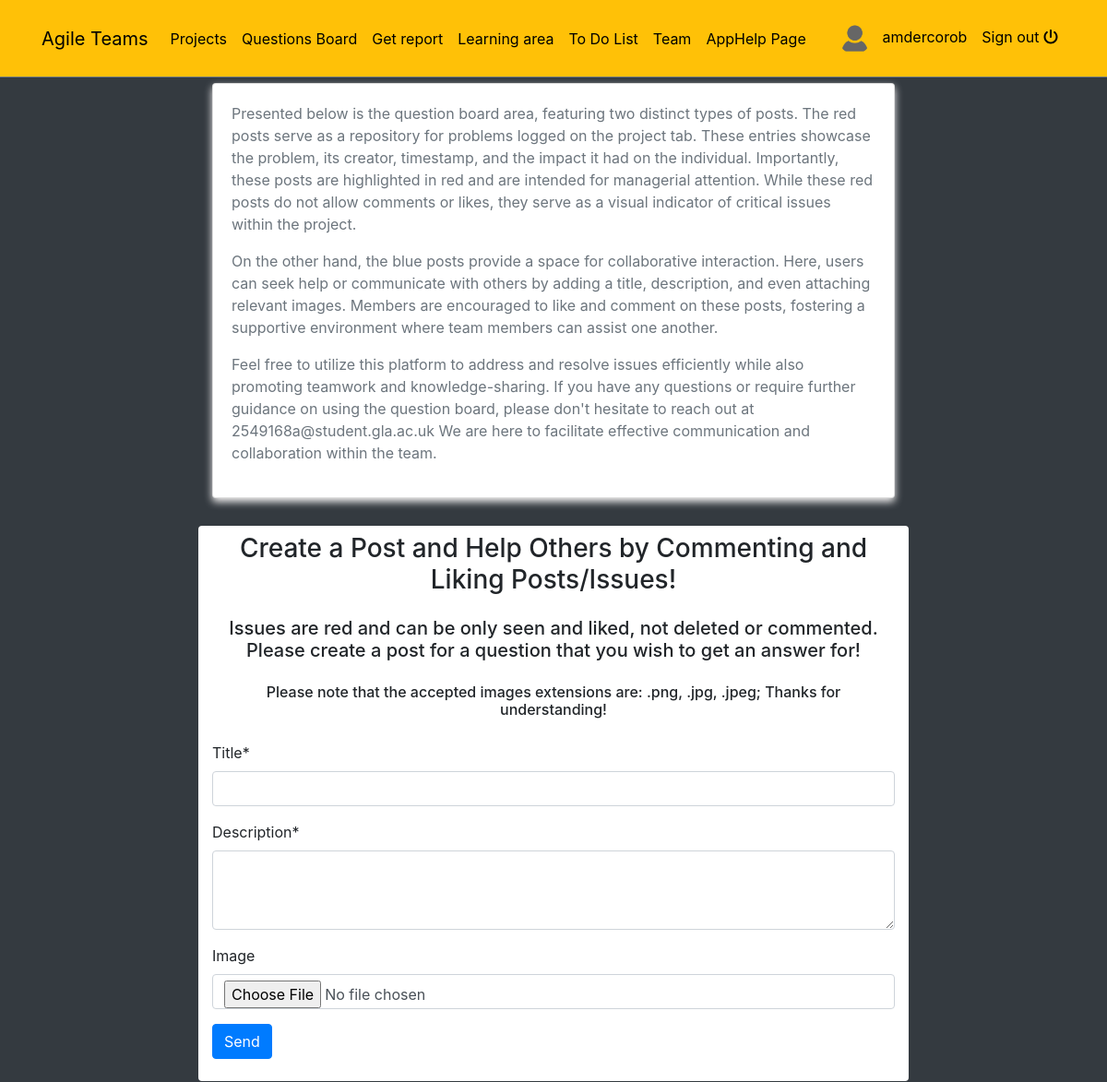
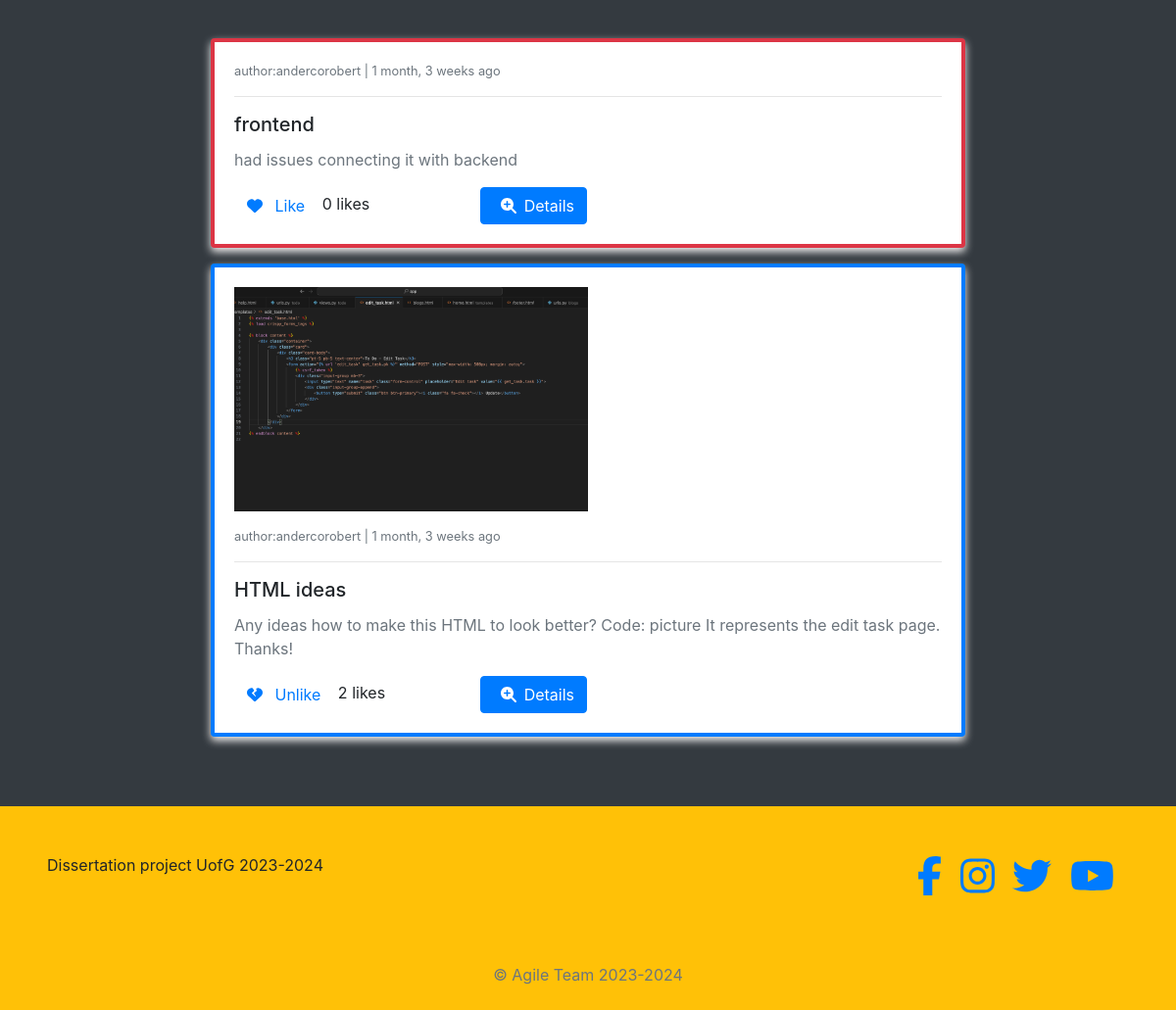
Page /posts/ (signed in) on the committed database (2 pictures, top to bottom).
### posts/models.py (models this page shows, shortened)
class Post(models.Model):
    author = models.ForeignKey(Profile, on_delete=models.CASCADE)
    liked = models.ManyToManyField(Profile, related_name="liked", blank=True)
    updated = models.DateTimeField(auto_now=True)
    created = models.DateTimeField(auto_now_add=True)

class ProblemPost(Post):
    report = models.ForeignKey(Report, on_delete=models.CASCADE)
    problem_reported = models.ForeignKey(ProblemReported, on_delete=models.CASCADE)
    objects = PostManager()
    def get_absolute_url(self):
        return reverse("posts:pp-detail", kwargs={"pk1": self.pk, 'pk': self.problem_reported.id})

class Post(models.Model):
    author = models.ForeignKey(Profile, on_delete=models.CASCADE)
    liked = models.ManyToManyField(Profile, related_name="liked", blank=True)
    updated = models.DateTimeField(auto_now=True)
    created = models.DateTimeField(auto_now_add=True)

class GeneralPost(Post):
    title = models.CharField(max_length=200)
    description = models.CharField(max_length=300)
    image = models.ImageField(upload_to=get_upload_path, blank=True, validators=[FileExtensionValidator(['png','jpg', 'jpeg'])])
    def get_absolute_url(self):
        return reverse("posts:gp-detail", kwargs={"pk": self.pk})

### reports/models.py (models this page shows, shortened)
class ProblemReported(models.Model):
    category = models.ForeignKey(Category, on_delete=models.CASCADE)
    description = models.TextField()
    problem_id = models.CharField(max_length=12, unique=True, blank=True, default=random_code)
    breakdown = models.PositiveIntegerField()
    public = models.BooleanField(default=True)
    user = models.ForeignKey(User, on_delete=models.CASCADE)
    report = models.ForeignKey(Report, on_delete=models.CASCADE)
    updated = models.DateTimeField(auto_now=True)
    created = models.DateTimeField(auto_now_add=True)
    objects=ProblemReportedManager()
    class Meta:
        verbose_name = "Problem Reported"
        verbose_name_plural = "Problems Reported"

### categories/models.py (models this page shows)
class Category(models.Model):
    name = models.CharField(max_length=200)
    description = models.TextField(blank=True)
    updated = models.DateTimeField(auto_now=True)
    created = models.DateTimeField(auto_now_add=True)
    def __str__(self):
        return self.name
    class Meta:
        verbose_name = "Category"
        verbose_name_plural = "Categories"

### profiles/models.py (models this page shows)
class Profile(models.Model):
    user = models.OneToOneField(User, on_delete=models.CASCADE)
    bio = models.TextField()
    profile_picture = models.ImageField(upload_to=get_upload_path, default="uploads/profile/img/avatar.png", validators=[FileExtensionValidator(['png','jpg', 'jpeg'])])
    team = models.CharField(max_length=200)
    updated = models.DateTimeField(auto_now=True)
    created = models.DateTimeField(auto_now_add=True)
    def __str__(self):
        return "{}".format(self.user)

### posts/views.py (the view)
# urls.py: path('', PostCreateView.as_view(), name='post-list'),
class PostCreateView(FormUserRequiredMixin, CreateView):
    form_class = PostForm
    template_name = 'posts/board.html'
    success_url = reverse_lazy('posts:post-list')
    def get_context_data(self, **kwargs):
        qs1 = ProblemPost.objects.public_only()
        qs2 = GeneralPost.objects.all()
        qs = sorted(chain(qs1, qs2), reverse=True, key=lambda obj: obj.created)
        context=super().get_context_data(**kwargs)
        context["object_list"]= qs
        return context

### posts/forms.py (shortened to what this page needs)
class PostForm(forms.ModelForm):
    description = forms.CharField(widget=forms.Textarea(attrs={'rows':3}))
    class Meta:
        model = GeneralPost
        fields = ('title', 'description', 'image')

### blogs/context_processors.py (called while the page is built)
def get_categories(request):
    categories = Category.objects.all()
    return dict(categories=categories)

### posts/models.py (called while the page is built)
    def public_only(self):
        return self.filter(problem_reported__public = True)

### profiles/context_processors.py (called while the page is built)
def profile_pic(request):
    if request.user.is_authenticated:
        user = request.user
        try:
            profile_obj = Profile.objects.get(user=user)
            pic = profile_obj.profile_picture
        except Profile.DoesNotExist:
            pic = None
        return {'picture':pic}
    return {}

def get_profile(request):
    if request.user.is_authenticated:
        user = request.user
        try:
            profile_obj = Profile.objects.get(user=user)
        except Profile.DoesNotExist:
            pic = None
        return {'profile':profile_obj}
    return {}

### posts/templates/posts/board.html (shortened to what this page needs)
{% extends 'base.html' %}
{% load crispy_forms_tags %}
{% block content %}
{% if request.user.is_authenticated  %}
<div class="col-8 mx-auto" style="margin-top: 70px;">
    <div class="container">
        <div class="card">
            <div class="card-body">
                <p> Presented below is the question board area, featuring two distinct types of posts. The red posts serve as a repository for problems logged on the project tab. These entries showcase the problem, its creator, timestamp, and the impact it had on the individual. Importantly, these posts are highlighted in red and are intended for managerial attention. While these red posts do not allow comments or likes, they serve as a visual indicator of critical issues within the project.</p>
                <p> On the other hand, the blue posts provide a space for collaborative interaction. Here, users can seek help or communicate with others by adding a title, description, and even attaching relevant images. Members are encouraged to like and comment on these posts, fostering a supportive environment where team members can assist one another.</p>
                <p> Feel free to utilize this platform to address and resolve issues efficiently while also promoting teamwork and knowledge-sharing. If you have any questions or require further guidance on using the question board, please don't hesitate to reach out at 2549168a@student.gla.ac.uk We are here to facilitate effective communication and collaboration within the team.</p>
            </div>
        </div>
    </div>
    <div class ='container bg-white pt-2 pb-4 rounded' style='margin-top: 30px;'>
        <h3 class="text-center mb-4">Create a Post and Help Others by Commenting and Liking Posts/Issues!</h3>
        <h5 class="text-center mb-4">Issues are red and can be only seen and liked, not deleted or commented. Please create a post for a question that you wish to get an answer for!</h5>
        <h6 class="text-center mb-4">Please note that the accepted images extensions are: .png, .jpg, .jpeg; Thanks for understanding!</h6>
        <form action="" method="POST" enctype="multipart/form-data">
            {{form|crispy}}
            <button type="submit" class="btn btn-primary">Send</button>
        </form>
    </div>
    <br>
    {% for obj in object_list %}
        <div class="{% if obj.problem_reported %}border-danger{% else %}border-primary{% endif %} card card-body mt-3" style="border-width: 4px;">
            {% if obj.problem_reported %}
                <small class='text-muted'> author:{{obj.problem_reported.user}} | {{obj.problem_reported.created|timesince}} ago </small>
                <hr>
                <h5 class= 'card-title'> {{obj.problem_reported.category}}</h5>
                <p class='card-text'> {{obj.problem_reported.description}}</p>
            {% else %}
                {% if obj.image %}
                    <div class='mb-3'><img class='w-50' src='{{obj.image.url}}'></div>
                {% endif %}
                <small class='text-muted'> author:{{obj.author}} | {{obj.created|timesince}} ago </small>
                <hr>
                <h5 class='card-title'> {{obj.title}}</h5>
                <p class='card-text'> {{obj.description}}</p>
            {% endif %}
            <form action="{% url "posts:post-like" %}" method='POST'>
                <div class='row'>
                    <div class='col-4'>
                        <button class='btn btn-link' type='submit' style="text-decoration:none">
                        {% if profile not in obj.liked.all%}
                                <i class="fa-solid fa-heart"></i>
                                <span class='ml-2'>Like</span>
                        {% else %}
                                <i class="fa-solid fa-heart-crack"></i>
                                <span class='ml-2'>Unlike</span>
                        {% endif %}
                        </button>
                        <span class="text-black"> {{obj.liked.all.count}} likes </span>
                    </div>
                    <div class='col-4'>
                        <a href='{{obj.get_absolute_url}}' class='btn btn-primary'>
                            <span class='ml-2'><i class="fa-solid fa-magnifying-glass-plus mr-2"></i>Details </span>
                        </a>
                    </div>
                </div>
            </form>
        </div>
    {% endfor %}
{% else %}
    <div class = "text-white text-center h3" style="margin-top: 70px;"> Please log in! </div>
{% endif %}
<div class ="col-6 mx-auto m-10" style="margin-top: 70px;"> </div>
</div>
{% endblock content %}

### templates/navbar.html (shortened to what this page needs)
<!DOCTYPE html>
<html lang="en">
<head>
</head>
<body>
<nav class="navbar navbar-icon-top navbar-expand-lg navbar-dark bg-warning border-bottom border-secondary fixed-top py-3">
    <div class="container">
        <a class="navbar-brand" href="{% url 'help' %}">Agile Teams</a>
        <div class="collapse navbar-collapse" id="navbarSupportedContent">
            <ul class="navbar-nav mr-auto">
                <li class="nav-item">
                    <a class="nav-link" href="{% url "reports:home" %}">Projects</a>
                </li>
                <li class="nav-item">
                    <a class="nav-link" href="{% url "posts:post-list" %}">Questions Board</a>
                </li>
                <li class="nav-item">
                    <a class="nav-link" href="{% url "reports:select-view" %}">Get report</a>
                </li>
                <li class="nav-item">
                    <a class="nav-link" href="{% url 'home' %}">Learning area</a>
                </li>
                <li class="nav-item">
                    <a class="nav-link" href="{% url 'todo' %}">To Do List</a>
                </li>
                <li class="nav-item">
                    <a class="nav-link" href="{% url 'team' %}">Team</a>
                </li>
                <li class="nav-item">
                    <a class="nav-link" href="{% url 'help' %}">AppHelp Page</a>
                </li>
            </ul>
            <ul class='navbar-nav'>
                {% if request.user.is_authenticated %}
                    <li class='nav-item'>
                        <a class='nav-link' href='{% url "profiles:profile-view" %}'>
                            <img src='{{picture.url}}' class='img-avatar' alt='profile picture'>
                            <span class='ml-2'> {{request.user}} </span>
                        </a>
                    </li>
                    <li class="nav-item">
                        <a class="nav-link" href="{% url 'account_logout' %}">
                            Sign out <i class="fas fa-power-off mt-2"></i>
                        </a>
                    </li>
                {% else %}
                    <li class="nav-item">
                        <a class="nav-link" href="{% url 'account_login' %}">
                            Sign in <i class="fa fa-sign-in-alt"></i>
                        </a>
                    </li>
                {% endif %}
            </ul>
        </div>
    </div>
</nav>
</body>
</html>

### static/style.css (style rules this page uses)
.img-avatar { height: 35px; width: 35px; border-radius: 50%; }
body { background-color: orange; }

### static/test.css (style rules this page uses)
body { font-family: 'Arial', sans-serif; background-color: orange; margin: 0; padding: 0; }
.navbar-nav .nav-link { color: black !important; }
.card { box-shadow: 0 4px 8px #f5f3f3; transition: transform 0.3s, box-shadow 0.3s; }
.card-body { padding: 20px; }
p { color: #6c757d; }
.text-center { text-align: center; }

### templates/navbar.html (style rules this page uses)
.navbar-nav .nav-link { color: black !important; }
.navbar-brand { color: black !important; }

### rows in the picture
ProblemPost: problem_reported.user "andercorobert", problem_reported.created "1 month, 3 weeks", problem_reported.category "frontend", problem_reported.description "had issues connecting it with backend", shows "Like", liked.all.count "0"
GeneralPost: image (picture), author "andercorobert", created "1 month, 3 weeks", title "HTML ideas", description "Any ideas how to make this HTML to look better? Code: picture It represents the edit task page. Thanks!", shows "Unlike", liked.all.count "2"

### other values in the picture
{{ request.user }} "amdercorob"
